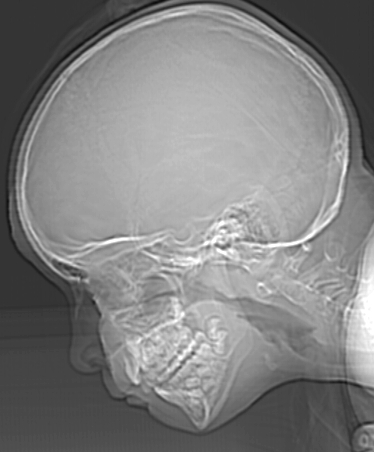
#> input picture Figures/Fig221jpg.jpg, 374 x 452 px
$ jupyter execute 01_grayscale.ipynb   (shell and % lines are left out)
#> lines starting #> are read from the running program, lines starting #| are printed output that depends on the picture; after the words box and inside, x2 and y2 are one past the last pixel; in counts of white or black regions, pixels touching at a corner belong together
# Gray-level reduction

This code is an implementation to show how gray-level reduction works for an image using the thresholding method.

## Loading image

[cell 1]
import cv2
import numpy as np
import matplotlib
from matplotlib import pyplot as plt
matplotlib.rcParams.update({'font.size': 12, 'font.family': 'serif'})
plt.rcParams['figure.dpi'] = 300
matplotlib.rcParams['pdf.fonttype'] = 42
matplotlib.rcParams['ps.fonttype'] = 42

# Load the grayscale image unchanged.
img = cv2.imread('Figures/Fig221jpg.jpg', -1)
#> img is the input picture: shape (452, 374); min 12, max 255, mean 129.4

The `-1` is used to load the image unchanged. We obtain the same effect if we use the `cv2.IMREAD_UNCHANGED` argument.

We can see that the shape of the image does not include the three channels as when we load the image with color (using the argument`1`or `cv2.IMREAD_COLOR`).

[cell 2]
img.shape
#> Out = (452, 374)

## Function to reduce gray intensity levels

[cell 3]
# Inputs: intensity levels and the image.

def intensity_levels(n, img):

    # Image normalized according to the dynamic range.
#> called with n = 2
    img_reduced = img.copy()*(n/256)

    for row in range(img.shape[0]):
        for column in range(img.shape[1]):
            px = img_reduced[row][column]
            for i in range(n):
                # Lower limit.
                if px == 0:
                    px = 0
                # Upper limit.
                elif px == n:
                    px = n-1
                elif px > i and px <= i+1:
                    px = i
                img_reduced[row][column] = px
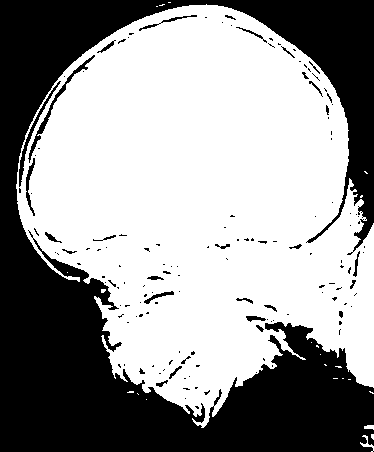
#> img_reduced: shape (452, 374) float64; values 0 (black) and 1 (white), 59.7% white; 146 black regions (115 under 20 px), largest, box (x1, y1, x2, y2) and area: (0, 0, 374, 452) 65457, (28, 55, 95, 163) 452, (19, 81, 61, 187) 352

    return img_reduced

## Results

[cell 4]

plt.figure(1, figsize=(10, 5))
plt.subplot(1, 2, 1)
plt.title('Original')
plt.axis('off')
plt.imshow(img, cmap = 'gray')
plt.subplot(1, 2, 2)
plt.title('Scaled')
plt.axis('off')
plt.imshow(intensity_levels(2, img), cmap = 'gray')
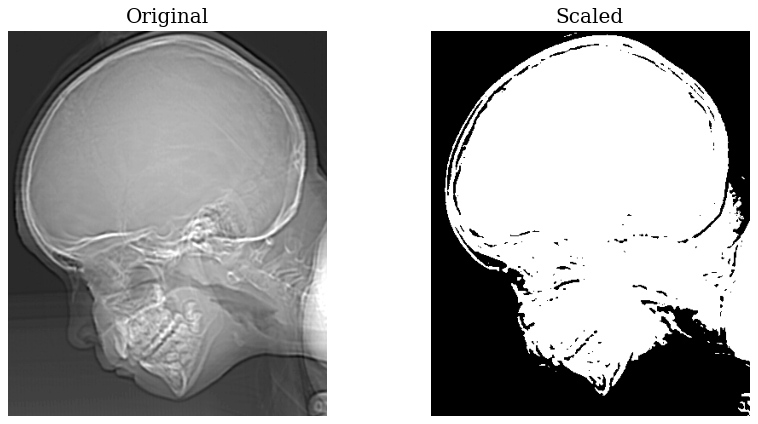
#> figure drawn by matplotlib, 2 panels

[cell 5]
plt.figure(1, figsize=(10,20))

for i in range(1,9):

    n = 2**(9-i)

    if i == 1:
        plt.subplot(4, 2, 1)
        plt.title('256 intensity levels (Original)')
        plt.axis('off')
        plt.imshow(img, cmap = 'gray')
    else:
        plt.subplot(4, 2, i)
        plt.title(f'{n} intensity levels')
        plt.axis('off')
        plt.imshow(intensity_levels(n,img), cmap = 'gray')
#> this loop made 8 passes
#> pass 2, in intensity_levels (call 2), `img_reduced = img.copy()*(n/256)`:
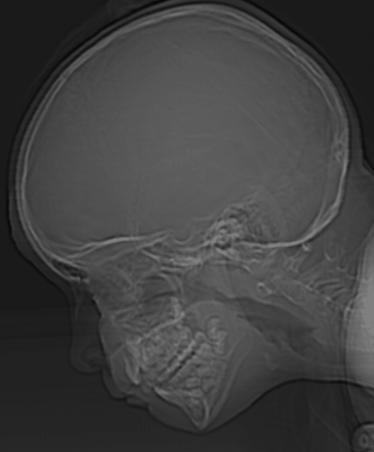
#> img_reduced: shape (452, 374) float64; min 6, max 127.5, mean 64.7
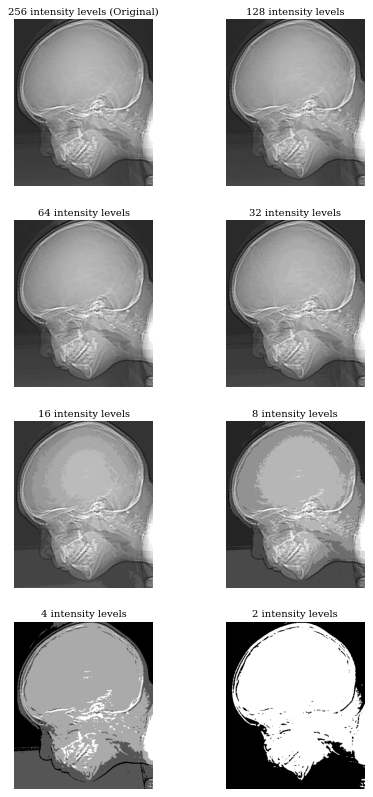
#> figure drawn by matplotlib, 8 panels
